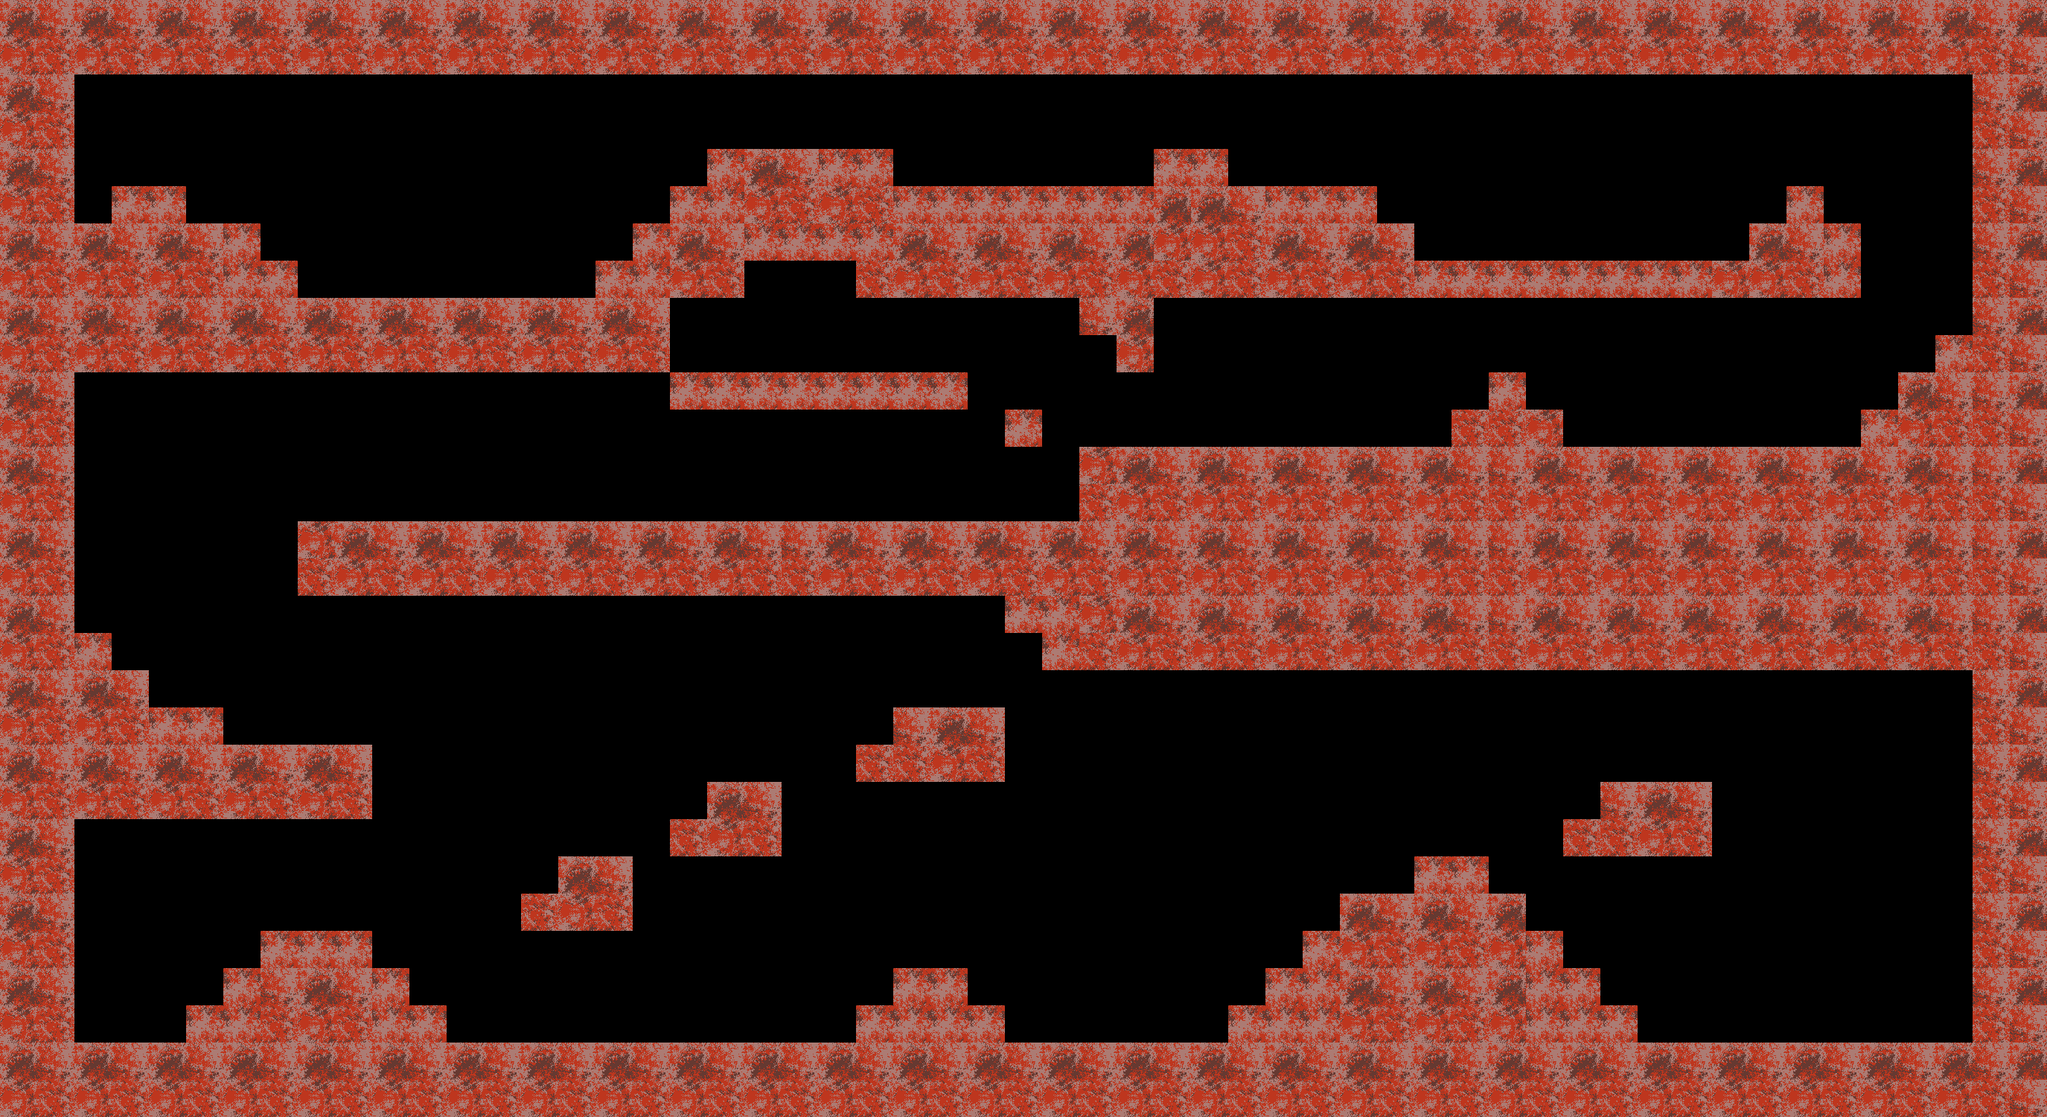

Below is a game level as drawn by its tile map, then a one-line description and the .tmx file that defines it, in full:
An orthogonal 55x30 tile map with 50x50 px tiles, 1 tile layer (Vrstva dlaždic 1).

<map version="1.0" orientation="orthogonal" renderorder="right-down" width="55" height="30" tilewidth="50" tileheight="50">
 <tileset firstgid="1" name="mapa" tilewidth="50" tileheight="50">
  <tile id="0">
   <image width="50" height="50" source="../res/img/levels/tiles/2_50_50.png" />
  </tile>
  <tile id="1">
   <image width="50" height="50" source="../res/img/levels/tiles/2_100_1.png" />
  </tile>
  <tile id="2">
   <image width="50" height="50" source="../res/img/levels/tiles/2_100_2.png" />
  </tile>
  <tile id="3">
   <image width="50" height="50" source="../res/img/levels/tiles/2_100_3.png" />
  </tile>
  <tile id="4">
   <image width="50" height="50" source="../res/img/levels/tiles/2_100_4.png" />
  </tile>
 </tileset>
 <layer name="Vrstva dlaždic 1" width="55" height="30">
  <data encoding="csv">
2,3,2,3,2,3,2,3,2,3,2,3,2,3,2,3,2,3,2,3,2,3,2,3,2,3,2,3,2,3,2,3,2,3,2,3,2,3,2,3,2,3,2,3,2,3,2,3,2,3,2,3,2,3,2,
4,5,4,5,4,5,4,5,4,5,4,5,4,5,4,5,4,5,4,5,4,5,4,5,4,5,4,5,4,5,4,5,4,5,4,5,4,5,4,5,4,5,4,5,4,5,4,5,4,5,4,5,4,5,3,
2,3,0,0,0,0,0,0,0,0,0,0,0,0,0,0,0,0,0,0,0,0,0,0,0,0,0,0,0,0,0,0,0,0,0,0,0,0,0,0,0,0,0,0,0,0,0,0,0,0,0,0,0,3,2,
4,5,0,0,0,0,0,0,0,0,0,0,0,0,0,0,0,0,0,0,0,0,0,0,0,0,0,0,0,0,0,0,0,0,0,0,0,0,0,0,0,0,0,0,0,0,0,0,0,0,0,0,0,5,3,
2,3,0,0,0,0,0,0,0,0,0,0,0,0,0,0,0,0,0,1,2,3,1,1,0,0,0,0,0,0,0,1,1,0,0,0,0,0,0,0,0,0,0,0,0,0,0,0,0,0,0,0,0,3,2,
4,5,0,1,1,0,0,0,0,0,0,0,0,0,0,0,0,0,1,1,4,5,4,5,1,1,1,1,1,1,1,2,2,3,1,1,1,0,0,0,0,0,0,0,0,0,0,0,1,0,0,0,0,5,3,
2,3,2,3,2,3,1,0,0,0,0,0,0,0,0,0,0,1,2,3,1,1,1,1,2,3,2,3,2,3,2,4,4,5,2,3,2,3,0,0,0,0,0,0,0,0,0,2,3,1,0,0,0,3,2,
4,5,4,5,4,5,1,1,0,0,0,0,0,0,0,0,1,1,4,5,0,0,0,5,4,5,4,5,4,5,4,5,4,5,4,5,4,5,1,1,1,1,1,1,1,1,4,4,5,1,0,0,0,5,3,
2,3,2,3,2,3,2,3,2,3,2,3,2,3,2,3,2,3,0,0,0,0,0,0,0,0,0,0,0,3,2,0,0,0,0,0,0,0,0,0,0,0,0,0,0,0,0,0,0,0,0,0,0,3,2,
4,5,4,5,4,5,4,5,4,5,4,5,4,5,4,5,4,5,0,0,0,0,0,0,0,0,0,0,0,0,4,0,0,0,0,0,0,0,0,0,0,0,0,0,0,0,0,0,0,0,0,0,1,5,3,
2,3,0,0,0,0,0,0,0,0,0,0,0,0,0,0,0,0,1,1,1,1,1,1,1,1,0,0,0,0,0,0,0,0,0,0,0,0,0,0,1,0,0,0,0,0,0,0,0,0,0,2,3,3,2,
4,5,0,0,0,0,0,0,0,0,0,0,0,0,0,0,0,0,0,0,0,0,0,0,0,0,0,1,0,0,0,0,0,0,0,0,0,0,0,5,5,4,0,0,0,0,0,0,0,0,1,4,5,5,3,
2,3,0,0,0,0,0,0,0,0,0,0,0,0,0,0,0,0,0,0,0,0,0,0,0,0,0,0,0,4,2,3,2,3,2,3,2,3,2,3,3,2,3,2,3,2,3,2,3,2,3,2,3,3,2,
4,5,0,0,0,0,0,0,0,0,0,0,0,0,0,0,0,0,0,0,0,0,0,0,0,0,0,0,0,5,4,5,4,5,4,5,4,5,4,5,5,4,5,4,5,4,5,4,5,4,5,4,5,5,3,
2,3,0,0,0,0,0,0,4,2,3,2,3,2,3,2,3,2,3,2,3,3,2,3,2,3,2,3,2,3,2,3,2,3,2,3,2,3,2,3,3,2,3,2,3,2,3,2,3,2,3,2,3,3,2,
4,5,0,0,0,0,0,0,5,4,5,4,5,4,5,4,5,4,5,4,5,5,4,5,4,5,4,5,4,5,4,5,4,5,4,5,4,5,4,5,5,4,5,4,5,4,5,4,5,4,5,4,5,5,3,
2,3,0,0,0,0,0,0,0,0,0,0,0,0,0,0,0,0,0,0,0,0,0,0,0,0,0,1,1,4,2,3,2,3,2,3,2,3,2,3,3,2,3,2,3,2,3,2,3,2,3,2,3,3,2,
4,5,1,0,0,0,0,0,0,0,0,0,0,0,0,0,0,0,0,0,0,0,0,0,0,0,0,0,1,5,4,5,4,5,4,5,4,5,4,5,5,4,5,4,5,4,5,4,5,4,5,4,5,5,3,
2,3,2,3,0,0,0,0,0,0,0,0,0,0,0,0,0,0,0,0,0,0,0,0,0,0,0,0,0,0,0,0,0,0,0,0,0,0,0,0,0,0,0,0,0,0,0,0,0,0,0,0,0,3,2,
4,5,4,5,1,1,0,0,0,0,0,0,0,0,0,0,0,0,0,0,0,0,0,0,3,2,3,0,0,0,0,0,0,0,0,0,0,0,0,0,0,0,0,0,0,0,0,0,0,0,0,0,0,5,3,
2,3,2,3,2,3,2,3,2,3,0,0,0,0,0,0,0,0,0,0,0,0,0,5,5,4,5,0,0,0,0,0,0,0,0,0,0,0,0,0,0,0,0,0,0,0,0,0,0,0,0,0,0,3,2,
4,5,4,5,4,5,4,5,4,5,0,0,0,0,0,0,0,0,0,2,3,0,0,0,0,0,0,0,0,0,0,0,0,0,0,0,0,0,0,0,0,0,0,3,2,3,0,0,0,0,0,0,0,5,3,
2,3,0,0,0,0,0,0,0,0,0,0,0,0,0,0,0,0,5,4,5,0,0,0,0,0,0,0,0,0,0,0,0,0,0,0,0,0,0,0,0,0,5,5,4,5,0,0,0,0,0,0,0,3,2,
4,5,0,0,0,0,0,0,0,0,0,0,0,0,0,2,3,0,0,0,0,0,0,0,0,0,0,0,0,0,0,0,0,0,0,0,0,0,1,1,0,0,0,0,0,0,0,0,0,0,0,0,0,5,3,
2,3,0,0,0,0,0,0,0,0,0,0,0,0,5,4,5,0,0,0,0,0,0,0,0,0,0,0,0,0,0,0,0,0,0,0,2,3,2,3,2,0,0,0,0,0,0,0,0,0,0,0,0,3,2,
4,5,0,0,0,0,0,1,1,1,0,0,0,0,0,0,0,0,0,0,0,0,0,0,0,0,0,0,0,0,0,0,0,0,0,1,4,5,4,5,4,1,0,0,0,0,0,0,0,0,0,0,0,5,3,
2,3,0,0,0,0,1,3,2,3,1,0,0,0,0,0,0,0,0,0,0,0,0,0,1,1,0,0,0,0,0,0,0,0,1,1,2,3,2,3,2,1,1,0,0,0,0,0,0,0,0,0,0,3,2,
4,5,0,0,0,1,1,5,4,5,1,1,0,0,0,0,0,0,0,0,0,0,0,1,1,1,1,0,0,0,0,0,0,1,1,1,4,5,4,5,4,1,1,1,0,0,0,0,0,0,0,0,0,5,3,
2,3,2,3,2,3,2,3,2,3,2,3,2,3,2,3,2,3,2,3,2,3,2,3,2,3,2,3,2,3,2,3,2,3,2,3,2,3,2,3,2,3,2,3,2,3,2,3,2,3,2,3,2,3,2,
4,5,4,5,4,5,4,5,4,5,4,5,4,5,4,5,4,5,4,5,4,5,4,5,4,5,4,5,4,5,4,5,4,5,4,5,4,5,4,5,4,5,4,5,4,5,4,5,4,5,4,5,4,5,3
</data>
 </layer>
</map>
